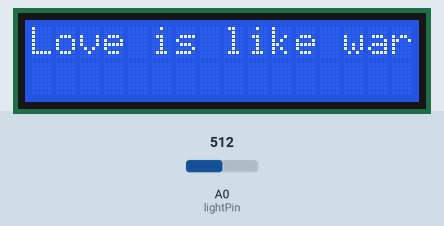
Bench run of a sketch on a simulated Arduino Uno, built with avr-gcc and run on an emulated ATmega328P. Shown: 16×2 character LCD. Inputs (shaded band) come from the test bench; at power-on: A0 (lightPin) = 512. What the sketch prints to the serial monitor is not drawn.

Above: at 2.4 s.
2.5 s: A0 (lightPin) set to 610
At 4.3 s:
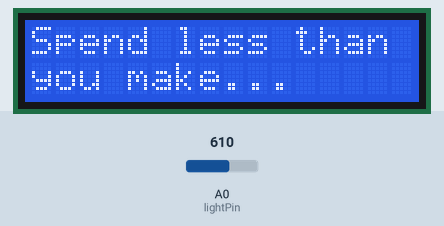
4.7 s: A0 (lightPin) set to 340
At 6.3 s:
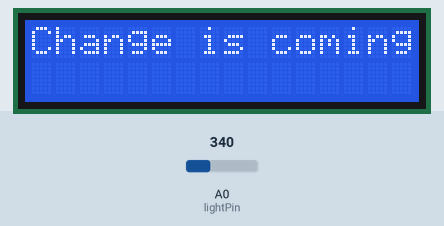
6.7 s: A0 (lightPin) set to 980
At 8.2 s:
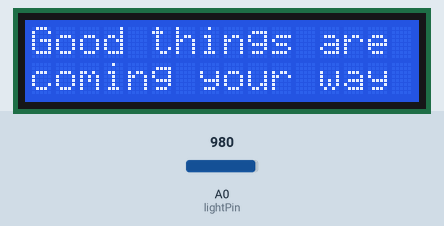
8.8 s: A0 (lightPin) set to 640
At 10.2 s:
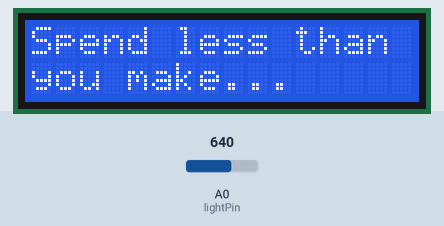
10.8 s: A0 (lightPin) set to 590
At 12.1 s:
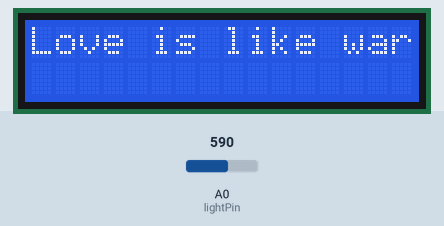
Timing chart, 0 to 13.8 s (numbered marks = the images above; inputs shaded):
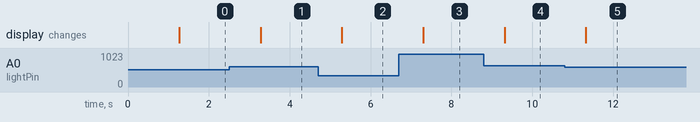

The sketch:

fortune2.ino
```cpp
/*
  LiquidCrystal Library - Hello World

 Demonstrates the use a 16x2 LCD display.  The LiquidCrystal
 library works with all LCD displays that are compatible with the
 Hitachi HD44780 driver.

  The circuit:
 * LCD RS pin to digital pin 12
 * LCD Enable pin to digital pin 11
 * LCD D4 pin to digital pin 5
 * LCD D5 pin to digital pin 4
 * LCD D6 pin to digital pin 3
 * LCD D7 pin to digital pin 2
 * LCD R/W pin to ground
 * 10K potentiometer:
 * ends to +5V and ground
 * wiper to LCD VO pin (pin 3)
 */

// include the library code:
#include <LiquidCrystal.h>

// initialize the library with the numbers of the interface pins
LiquidCrystal lcd(12, 11, 5, 4, 3, 2);

int lightPin = 0; // A0
int lightReading;

void setup() {

  Serial.begin(9600);
//   set up the LCD's number of columns and rows:
  lcd.begin(16, 2);
//   Print a message to the LCD.
  lcd.print("Your fortune");
  lcd.setCursor(0, 1);
  lcd.print("awaits!");
  delay(1200);
}

void loop() {

     // amount of light read
    lightReading = analogRead(lightPin);

    // these are the different readings of light
    if (lightReading < 350) { // dark
        lcd.clear();
      Serial.println("Life");
         lcd.setCursor(0, 0);
         lcd.print("Change is coming");
          delay(1000);

    } else if (lightReading < 600) { // dim
        lcd.clear();
        Serial.println("Love");
         lcd.setCursor(0, 0);
         lcd.print("Love is like war");
         delay(1000);

    } else if (lightReading < 650) { // light
        lcd.clear();
      Serial.println("Money");
        lcd.setCursor(0, 0);
        lcd.print("Spend less than");
        lcd.setCursor(0, 1);
        lcd.print("you make...");
        delay(1000);


    } else if (lightReading < 970) { // bright (standard)
          lcd.clear();
      Serial.println("Standard");
        lcd.setCursor(0, 0);
        lcd.print("Your fortune");
        lcd.setCursor(0, 1);
        lcd.print("awaits!");
        delay(1200);
//

    } else {
      Serial.println("Very_Bright"); // very bright (will ask for flashlight for the audience cause everyone wants their future to be bright!)
      lcd.clear();
      lcd.setCursor(0, 0);
      lcd.print("Good things are");
      lcd.setCursor(0, 1);
      lcd.print("coming your way");
      delay(1000);

    }
}
```

Measured:
- after the input at 2.5 s, the display: changes after 0.78 s (image 1)
- after the input at 4.7 s, the display: changes after 0.59 s (image 2)
- after the input at 6.7 s, the display: changes after 0.60 s (image 3)
- after the input at 8.8 s, the display: changes after 0.52 s (image 4)
- after the input at 10.8 s, the display: changes after 0.53 s (image 5)
